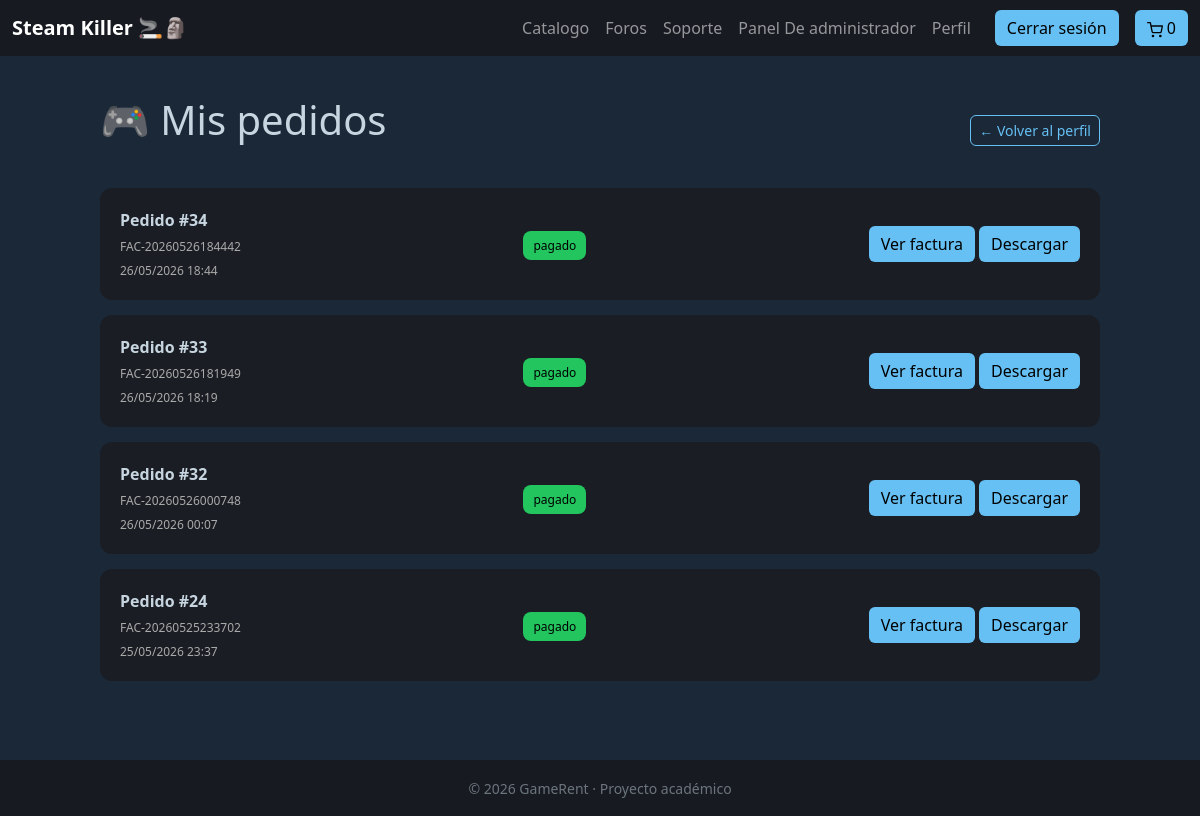
Before: /mispedidos.php (signed in) with the older database file.
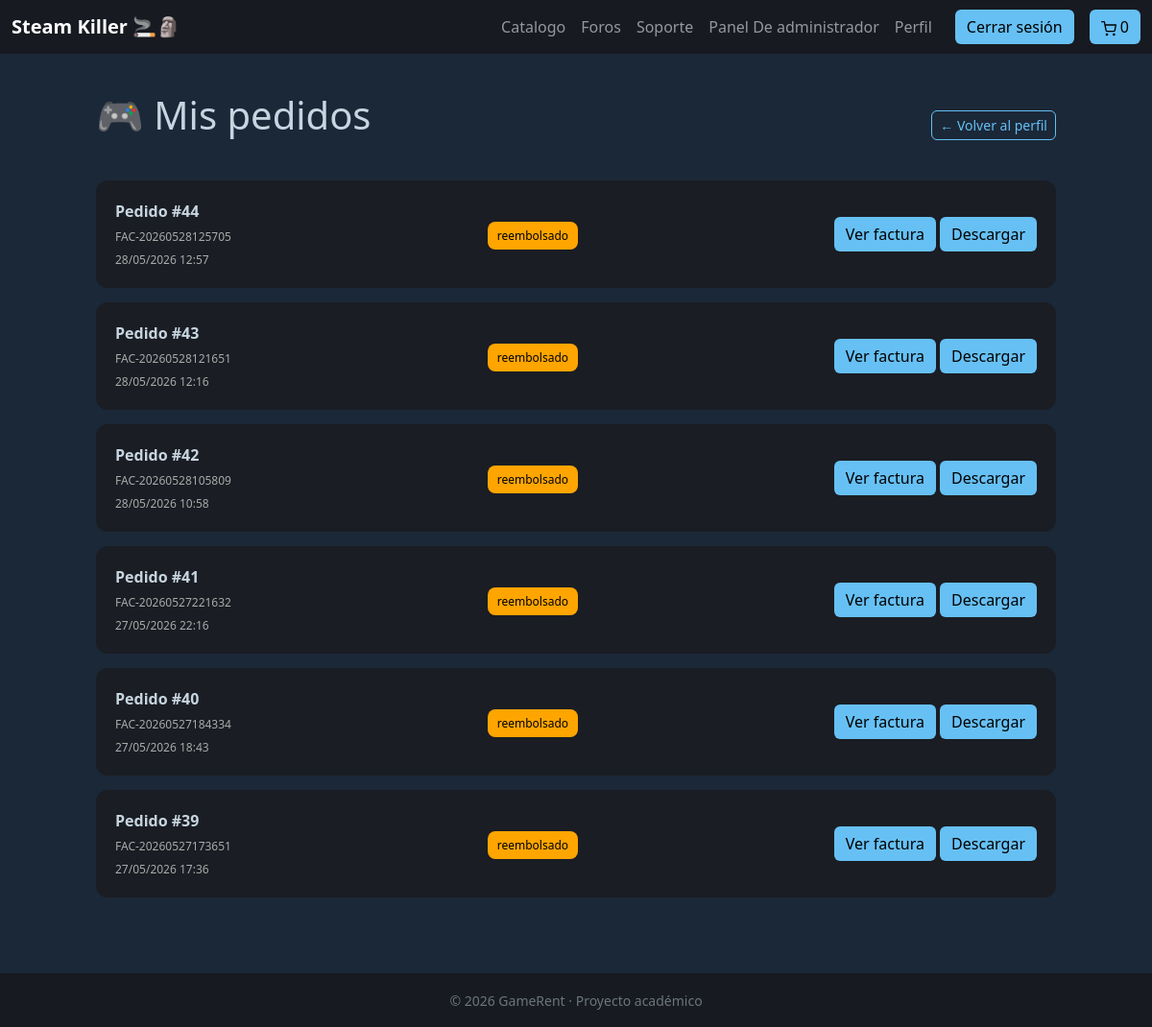
After: the same page with the newer database file.
### tables this page shows
CREATE TABLE `recibos` (
  `id_recibo` int(11) NOT NULL,
  `id_usuario` int(11) NOT NULL,
  `numero_factura` varchar(50) NOT NULL,
  `nombre_fichero` varchar(255) NOT NULL,
  `estado` enum('pagado','cancelado','reembolsado') DEFAULT 'pagado',
  `stripe_session_id` varchar(255) DEFAULT NULL,
  `fecha_emision` datetime DEFAULT current_timestamp(),
  `id_pedido` int(11) NOT NULL
);

CREATE TABLE `pedido` (
  `id_pedido` int(11) NOT NULL,
  `id_usuario` int(11) NOT NULL,
  `Fecha` datetime NOT NULL,
  `metodo_pago` int(11) NOT NULL,
  `estado` enum('pagado','reembolsado') NOT NULL DEFAULT 'pagado',
  `fecha_reembolso` datetime DEFAULT NULL,
  `motivo_reembolso` varchar(255) DEFAULT NULL
);

### db/conexion.php (called while the page is built)
<?php
    include_once("consultas.php");
    $db = new Tienda("localhost",3306,"tfg_videoclub","root","");
?>

### db/consultas.php (called while the page is built, shortened)
<?php
class Tienda
{
	private $pdo;
	public function __construct($host, $port, $db, $user, $pass)
	{
		$this->pdo = new PDO("mysql:host=" . $host . ";port=" . $port . ";dbname=" . $db, $user, $pass);
	}
	public function getPedidosUsuario($id_usuario)
	{
		$sentencia = "SELECT p.estado,p.id_pedido, p.fecha, p.metodo_pago,
                   r.numero_factura, r.nombre_fichero
            FROM pedido p
            LEFT JOIN recibos r ON p.id_pedido = r.id_pedido
            WHERE p.id_usuario = :id_usuario
            ORDER BY p.fecha DESC";
		$ejecucion = $this->pdo->prepare($sentencia);
		$ejecucion->execute([
			":id_usuario" => $id_usuario
		]);
		return $ejecucion->fetchAll(PDO::FETCH_ASSOC);
	}
}
?>

### mispedidos.php (the view, shortened to what this page needs)
<?php
include_once("cabecera.php");
require_once("./db/conexion.php");
require_once("./db/consultas.php");
$id_usuario = $_SESSION["usuario_id"];
$pedidos = $db->getPedidosUsuario($id_usuario);
?>
<!DOCTYPE html>
<html lang="es">
<head>
</head>
<body>
    <div class="containerPedidos main-content">
        <div class="d-flex justify-content-between align-items-center mb-4">
            <h1 class="h1Pedidos">🎮 Mis pedidos</h1>
        <a href="perfil.php" class="btn btn-outline-steam btn-sm">← Volver al perfil</a>
        </div>
        <?php foreach ($pedidos as $p): ?>
            <div class="cardPedidos">
                <div class="infoPedidos">
                    <strong>Pedido #<?= $p['id_pedido'] ?></strong>
                    <div class="facturaPedidos">
                        <?= $p['numero_factura'] ?>
                    </div>
                    <div style="font-size:12px;color:#aaa;">
                        <?= date("d/m/Y H:i", strtotime($p['fecha'])) ?>
                    </div>
                </div>
                <div>
                    <span class="estadoPedidos <?= $p['estado'] ?>">
                        <?= $p['estado'] ?>
                    </span>
                </div>
                <div>
                    <a class="btn btn-steam" href="ver_factura.php?id=<?= $p['id_pedido'] ?>&modo=view">
                        Ver factura
                    </a>
                    <a class="btn btn-steam" href="ver_factura.php?id=<?= $p['id_pedido'] ?>&modo=download">
                        Descargar
                    </a>
                </div>
            </div>
        <?php endforeach; ?>
    </div>
    <?php
    include_once("pie.php");
    ?>

Changed rows visible on the page:
removed recibos: id_pedido.id_pedido "34", numero_factura "FAC-20260526184442", id_pedido.Fecha "26/05/2026 18:44", id_pedido.estado "pagado"
removed recibos: id_pedido.id_pedido "33", numero_factura "FAC-20260526181949", id_pedido.Fecha "26/05/2026 18:19", id_pedido.estado "pagado"
removed recibos: id_pedido.id_pedido "32", numero_factura "FAC-20260526000748", id_pedido.Fecha "26/05/2026 00:07", id_pedido.estado "pagado"
removed recibos: id_pedido.id_pedido "24", numero_factura "FAC-20260525233702", id_pedido.Fecha "25/05/2026 23:37", id_pedido.estado "pagado"
added recibos: id_pedido.id_pedido "44", numero_factura "FAC-20260528125705", id_pedido.Fecha "28/05/2026 12:57", id_pedido.estado "reembolsado"
added recibos: id_pedido.id_pedido "43", numero_factura "FAC-20260528121651", id_pedido.Fecha "28/05/2026 12:16", id_pedido.estado "reembolsado"
added recibos: id_pedido.id_pedido "42", numero_factura "FAC-20260528105809", id_pedido.Fecha "28/05/2026 10:58", id_pedido.estado "reembolsado"
now on this page (row edited): recibos: id_pedido.id_pedido "41", numero_factura "FAC-20260527221632", id_pedido.Fecha "27/05/2026 22:16", id_pedido.estado "reembolsado"
now on this page (row edited): recibos: id_pedido.id_pedido "40", numero_factura "FAC-20260527184334", id_pedido.Fecha "27/05/2026 18:43", id_pedido.estado "reembolsado"
now on this page (row edited): recibos: id_pedido.id_pedido "39", numero_factura "FAC-20260527173651", id_pedido.Fecha "27/05/2026 17:36", id_pedido.estado "reembolsado"
